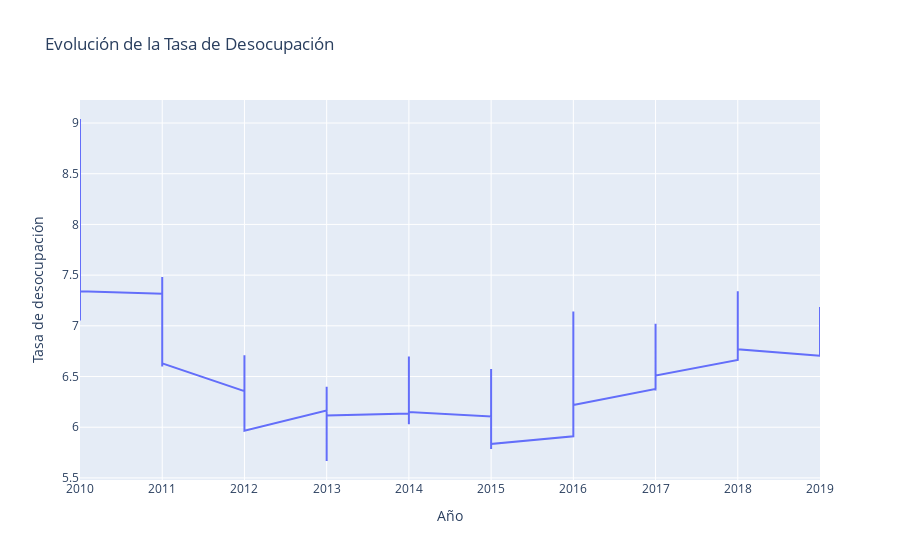

The notebook cell saved with this chart:
### Code cell
fig = px.line(df_desocupacion, x="Año", y="Tasa de desocupación", title="Evolución de la Tasa de Desocupación")
fig.show()
